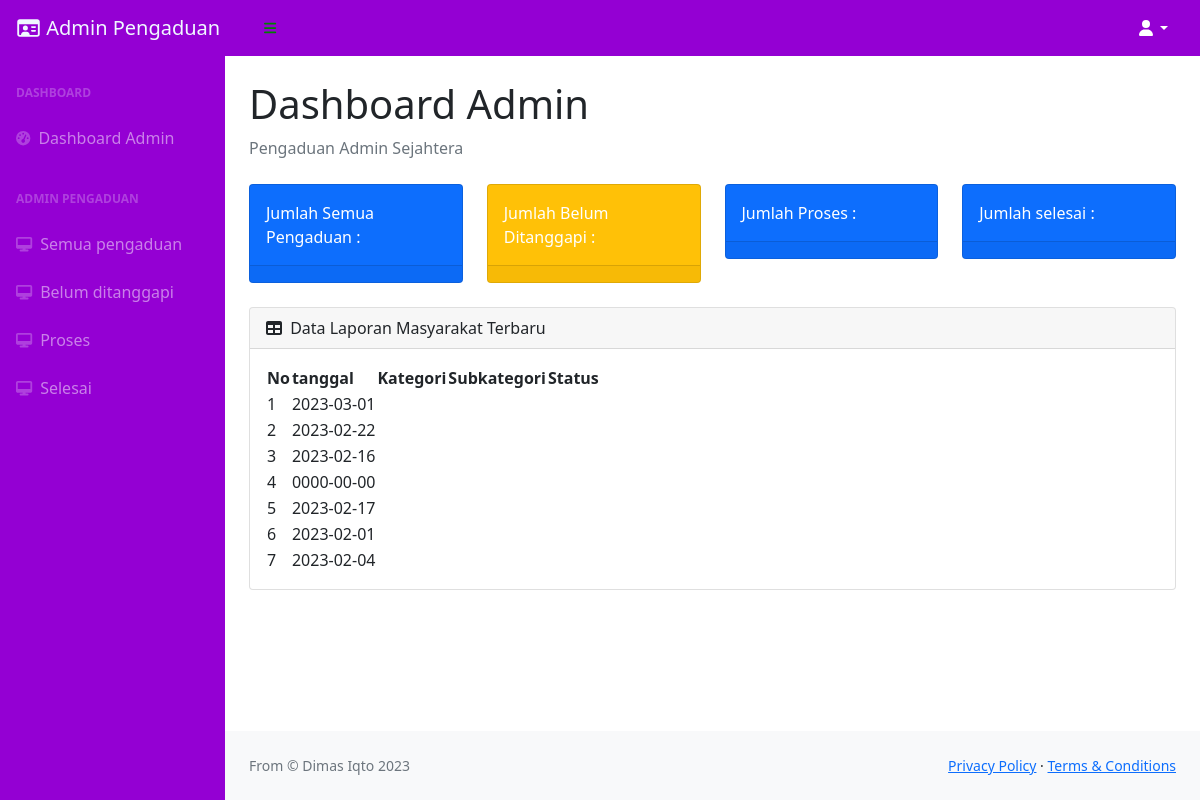
The page /index.php/dashboard/dashboard_admn on the database as committed earlier.
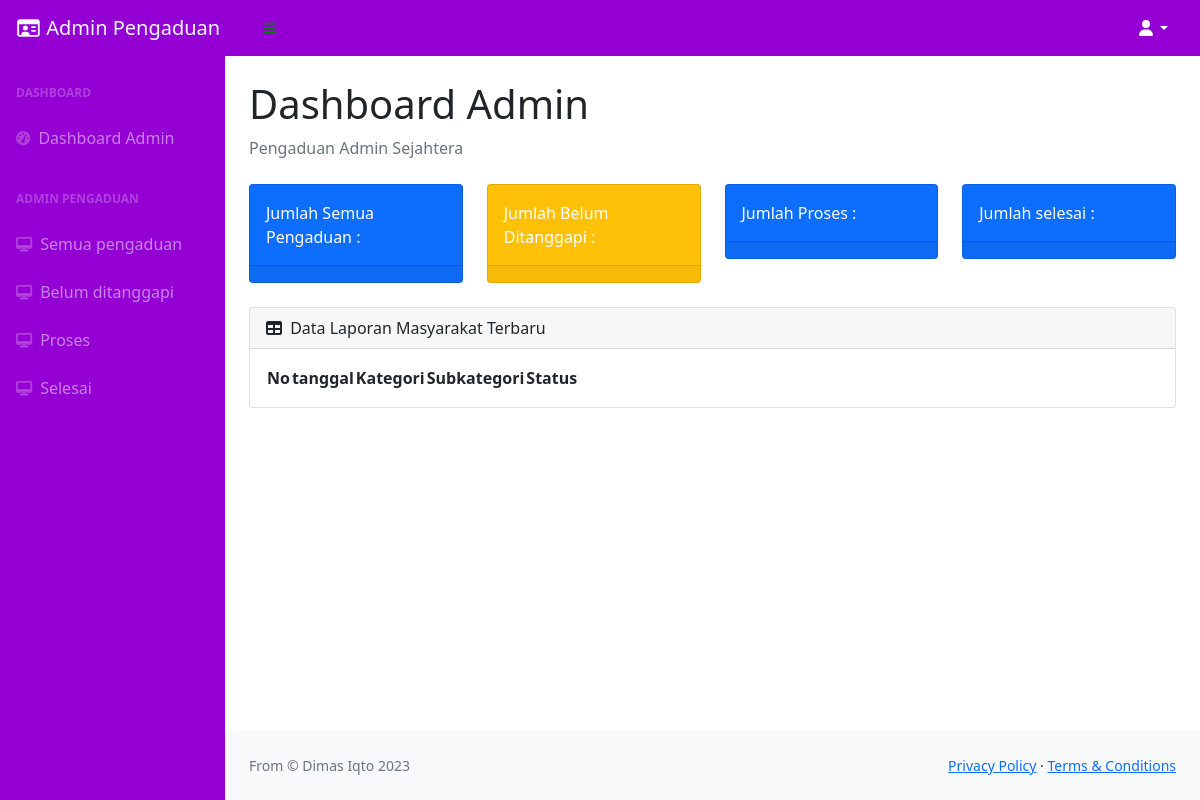
The same page on the database as committed later.
### tables this page shows
CREATE TABLE `pengaduan` (
  `id_pengaduan` int(11) NOT NULL,
  `tgl_pengaduan` date NOT NULL,
  `nik` char(16) NOT NULL,
  `isi_laporan` text NOT NULL,
  `id_kategori` int(11) NOT NULL,
  `id_subkategori` int(11) NOT NULL,
  `foto` varchar(255) NOT NULL,
  `status` enum('0','proses','selesai','') NOT NULL
);

### application/controllers/dashboard.php (called while the page is built, shortened)
<?php
class dashboard extends CI_Controller
{
    public function dashboard_admn()
    {
        $data['user'] = $this->M_user->user()->row_array();
        $data['pengaduan'] = $this->db->get('pengaduan')->result_array();
        $this->load->view('templates_admin/header');
        $this->load->view('templates_admin/topbar',$data);
        $this->load->view('templates_admin/sidebar', $data);
        $this->load->view('Dashboard_admin/dashboard', $data);
        $this->load->view('templates_admin/footer');
    }
}

### index.php (called while the page is built, shortened)
<?php
require_once BASEPATH.'core/CodeIgniter.php';

### application/views/Dashboard_admin/dashboard.php (the view, shortened to what this page needs)
<div id="layoutSidenav_content">
    <main>
        <div class="container-fluid px-4">
            <h1 class="mt-4">Dashboard Admin</h1>
            <ol class="breadcrumb mb-4">
                <li class="breadcrumb-item active">Pengaduan Admin Sejahtera</li>
            </ol>
            <div class="row">
                <div class="col-xl-3 col-md-3">
                    <div class="card bg-primary text-white mb-4">
                        <div class="card-body">Jumlah  Semua Pengaduan : <?= $jumlah_pengaduan?></div>
                        <div class="card-footer d-flex align-items-center justify-content-between">
                        </div>
                    </div>
                </div>
                <div class="col-xl-3 col-md-3">
                    <div class="card bg-warning text-white mb-4">
                        <div class="card-body">Jumlah Belum Ditanggapi : <?= $jumlah_belum?></div>
                        <div class="card-footer d-flex align-items-center justify-content-between">
                        </div>
                    </div>
                </div>
                <div class="col-xl-3 col-md-3">
                    <div class="card bg-primary text-white mb-4">
                        <div class="card-body">Jumlah  Proses : <?= $jumlah_proses?></div>
                        <div class="card-footer d-flex align-items-center justify-content-between">
                        </div>
                    </div>
                </div>
                <div class="col-xl-3 col-md-3">
                    <div class="card bg-primary text-white mb-4">
                        <div class="card-body">Jumlah  selesai : <?= $jumlah_selesai?></div>
                        <div class="card-footer d-flex align-items-center justify-content-between">
                        </div>
                    </div>
                </div>
            </div>
            <div class="card mb-4">
                <div class="card-header">
                    <i class="fas fa-table me-1"></i>
                    Data Laporan Masyarakat Terbaru
                </div>
                <div class="card-body">
                <table id="datatablesSimple">
                        <thead>
                            <tr>
                                <th>No</th>
                                <th>tanggal</th>
                                <th>Kategori</th>
                                <th>Subkategori</th>
                                <th>Status</th>
                            </tr>
                        </thead>
                        <tbody>
                            <?php
                            $no = 1;
                            foreach ($pengaduan as $k) : ?>
                                <tr>
                                    <td><?= $no ?></td>
                                    <td><?= $k['tgl_pengaduan'] ?></td>
                                    <td><?= $k['kategori'] ?></td>
                                    <td><?= $k['subkategori'] ?></td>
                                    <td>
                                    </td>
                                </tr>
                            <?php
                            $no++;
                            endforeach ?>
                        </tbody>
                    </table>
                </div>
            </div>
        </div>
    </main>

Rows that differ between the two databases and show on the page:
removed pengaduan: tgl_pengaduan "2023-03-01"
removed pengaduan: tgl_pengaduan "2023-02-22"
removed pengaduan: tgl_pengaduan "2023-02-16"
removed pengaduan: tgl_pengaduan "0000-00-00"
removed pengaduan: tgl_pengaduan "2023-02-17"
removed pengaduan: tgl_pengaduan "2023-02-01"
removed pengaduan: tgl_pengaduan "2023-02-04"
